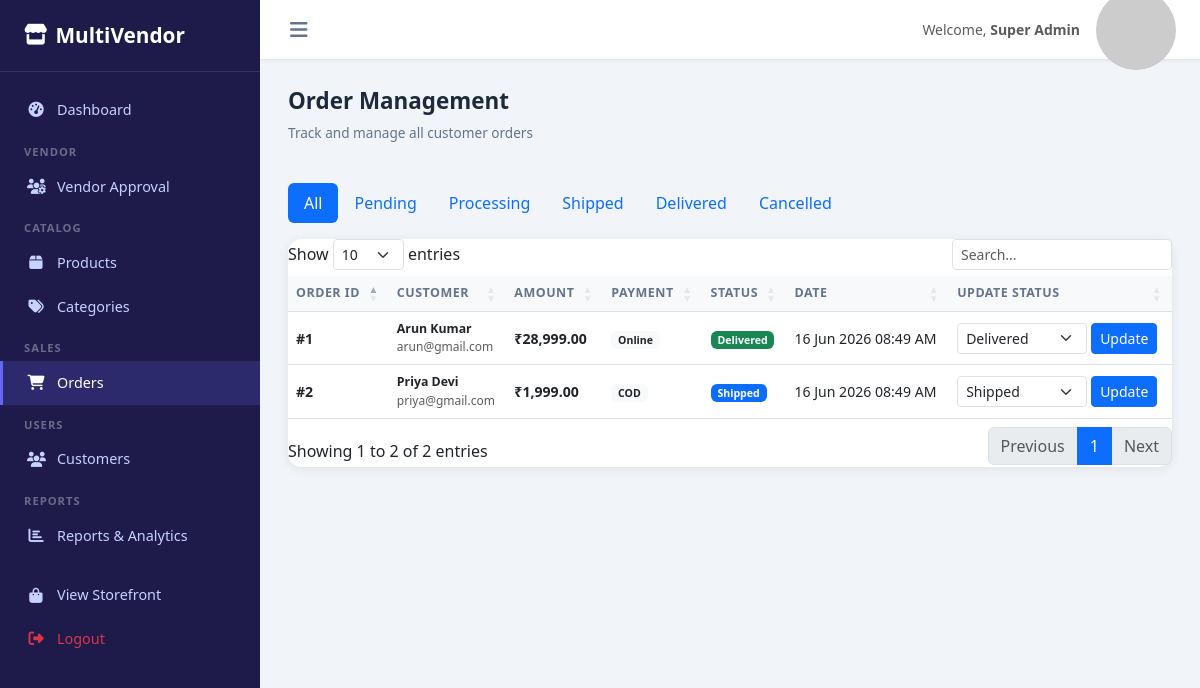
/admin/pages/orders.php (signed in), run on the app's committed database.
### tables this page shows
CREATE TABLE IF NOT EXISTS orders (
    id INT AUTO_INCREMENT PRIMARY KEY,
    customer_id INT,
    total_amount DECIMAL(10,2) NOT NULL,
    payment_method ENUM('cod','online','upi','card') DEFAULT 'cod',
    payment_status ENUM('pending','paid','failed') DEFAULT 'pending',
    status ENUM('pending','processing','shipped','delivered','cancelled') DEFAULT 'pending',
    shipping_address TEXT,
    notes TEXT,
    created_at TIMESTAMP DEFAULT CURRENT_TIMESTAMP,
    FOREIGN KEY (customer_id) REFERENCES customers(id) ON DELETE SET NULL
);

CREATE TABLE IF NOT EXISTS customers (
    id INT AUTO_INCREMENT PRIMARY KEY,
    name VARCHAR(100) NOT NULL,
    email VARCHAR(150) UNIQUE NOT NULL,
    phone VARCHAR(20),
    password VARCHAR(255) NOT NULL,
    address TEXT,
    status ENUM('active','inactive') DEFAULT 'active',
    created_at TIMESTAMP DEFAULT CURRENT_TIMESTAMP
);

### admin/pages/orders.php (the view, shortened to what this page needs)
<?php
require_once '../includes/db.php';
$filter = isset($_GET['status']) ? $_GET['status'] : 'all';
$where  = $filter !== 'all' ? "WHERE o.status='$filter'" : '';
$orders = mysqli_query($conn, "SELECT o.*, c.name as customer_name, c.email as customer_email FROM orders o LEFT JOIN customers c ON o.customer_id=c.id $where ORDER BY o.created_at DESC");
include '../includes/header.php';
?>
<div class="d-flex justify-content-between align-items-center mb-4">
    <div>
        <h4 class="page-title">Order Management</h4>
        <p class="page-subtitle">Track and manage all customer orders</p>
    </div>
</div>
<ul class="nav nav-pills mb-3">
    <?php foreach(['all'=>'All','pending'=>'Pending','processing'=>'Processing','shipped'=>'Shipped','delivered'=>'Delivered','cancelled'=>'Cancelled'] as $k=>$v): ?>
    <li class="nav-item">
        <a class="nav-link <?php echo $filter===$k?'active':''; ?>" href="?status=<?php echo $k; ?>"><?php echo $v; ?></a>
    </li>
    <?php endforeach; ?>
</ul>
<div class="card">
    <div class="card-body p-0">
        <div class="table-responsive">
            <table class="table table-hover datatable mb-0">
                <thead class="table-light">
                    <tr>
                        <th>Order ID</th>
                        <th>Customer</th>
                        <th>Amount</th>
                        <th>Payment</th>
                        <th>Status</th>
                        <th>Date</th>
                        <th>Update Status</th>
                    </tr>
                </thead>
                <tbody>
                    <?php if($orders && mysqli_num_rows($orders) > 0):
                        while($o = mysqli_fetch_assoc($orders)): ?>
                    <tr>
                        <td><strong>#<?php echo $o['id']; ?></strong></td>
                        <td>
                            <div class="small fw-semibold"><?php echo htmlspecialchars($o['customer_name'] ?? 'N/A'); ?></div>
                            <div class="text-muted" style="font-size:0.75rem"><?php echo htmlspecialchars($o['customer_email'] ?? ''); ?></div>
                        </td>
                        <td class="fw-semibold">₹<?php echo number_format($o['total_amount'], 2); ?></td>
                        <td>
                            <?php
                            $pm = $o['payment_method'] ?? 'cod';
                            $pmLabels = ['cod'=>'COD','online'=>'Online','upi'=>'UPI','card'=>'Card'];
                            ?>
                            <span class="badge bg-light text-dark"><?php echo $pmLabels[$pm] ?? strtoupper($pm); ?></span>
                        </td>
                        <td>
                            <?php
                            $sc = ['pending'=>'warning','processing'=>'info','shipped'=>'primary','delivered'=>'success','cancelled'=>'danger'];
                            $cls = $sc[$o['status']] ?? 'secondary';
                            ?>
                            <span class="badge bg-<?php echo $cls; ?>"><?php echo ucfirst($o['status']); ?></span>
                        </td>
                        <td class="small"><?php echo date('d M Y h:i A', strtotime($o['created_at'])); ?></td>
                        <td>
                            <form method="POST" class="d-flex gap-1">
                                <select name="status" class="form-select form-select-sm" style="width:130px">
                                    <?php foreach(['pending','processing','shipped','delivered','cancelled'] as $s): ?>
                                    <option value="<?php echo $s; ?>" <?php echo $o['status']===$s?'selected':''; ?>><?php echo ucfirst($s); ?></option>
                                    <?php endforeach; ?>
                                </select>
                                <button type="submit" class="btn btn-sm btn-primary">Update</button>
                            </form>
                        </td>
                    </tr>
                    <?php endwhile; else: ?>
                    <tr><td colspan="7" class="text-center py-4 text-muted">No orders found</td></tr>
                    <?php endif; ?>
                </tbody>
            </table>
        </div>
    </div>
</div>
<?php include '../includes/footer.php'; ?>

### admin/css/admin.css (style rules this page uses)
:root { --sidebar-width: 260px; --sidebar-bg: #1e1b4b; --sidebar-accent: #6366f1; --sidebar-text: #c7d2fe; --topbar-height: 60px; --card-shadow: 0 2px 12px rgba(0,0,0,0.08); }
* { box-sizing: border-box; margin: 0; padding: 0; }
body { font-family: 'Segoe UI', sans-serif; background: #f1f5f9; }
.card { border: none; border-radius: 14px; box-shadow: var(--card-shadow); }
.table th { font-size: 0.78rem; text-transform: uppercase; letter-spacing: 0.5px; color: #64748b; font-weight: 600; }
.table td { vertical-align: middle; font-size: 0.88rem; }
.page-title { font-size: 1.4rem; font-weight: 700; color: #1e293b; }
.page-subtitle { font-size: 0.85rem; color: #64748b; }

### data on the page
orders: id "1", customer.name "Arun Kumar", customer.email "arun@gmail.com", total_amount "28,999.00", payment_method "Online", status "Delivered", created_at "16 Jun 2026 08:49 AM"
orders: id "2", customer.name "Priya Devi", customer.email "priya@gmail.com", total_amount "1,999.00", payment_method "COD", status "Shipped", created_at "16 Jun 2026 08:49 AM"

### other printed values
$_SESSION['admin_name'] "Super Admin"
$v "All"
$v "Pending"
$v "Processing"
$v "Shipped"
$v "Delivered"
$v "Cancelled"
